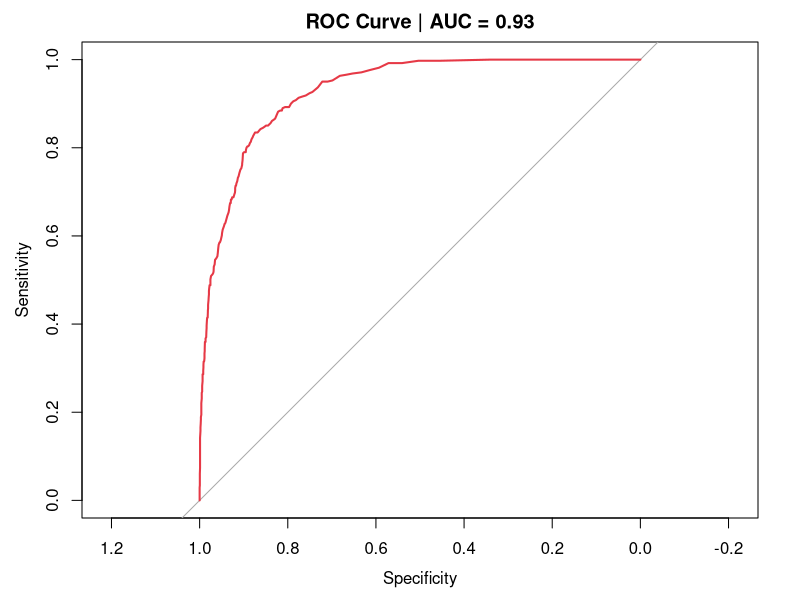
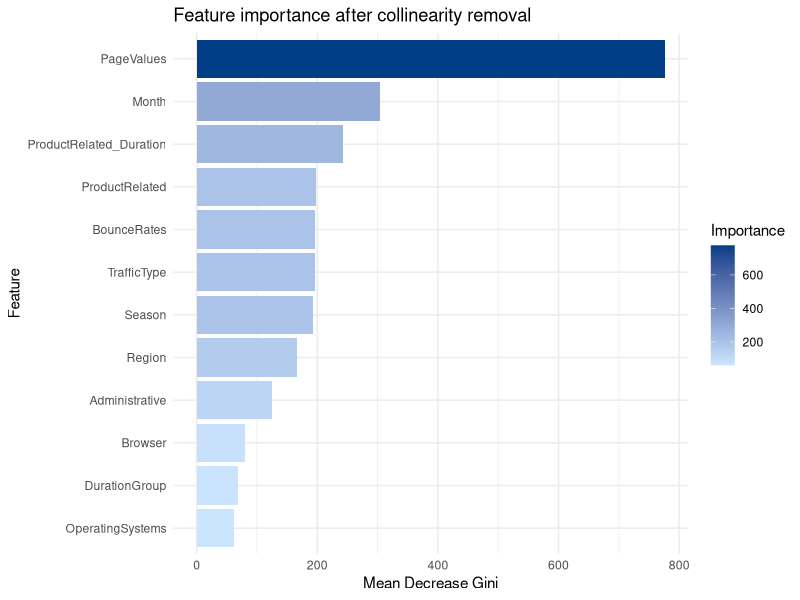

Generate these figures, in order, with R: (Note: this script raises an error after producing the figures.)
library(caret)
library(randomForest)
library(cluster)
library(ggplot2)
library(dplyr)
library(pROC)

df <- read.csv("data/processed_shoppers.csv")
df$Revenue <- as.factor(df$Revenue)

#Step 1: Drop correlated features before training 

cols_to_drop <- c(
  "ExitRates",
  "TotalPages",
  "TotalDuration",
  "SessionScore",
  "EngagementRatio",
  "Administrative_Duration",
  "Informational_Duration"
)

cat("Dropped correlated columns:\n")
print(cols_to_drop)

# Columns retained for modelling
features <- c(
  "Administrative",          
  "Informational",           
  "ProductRelated",          
  "ProductRelated_Duration", 
  "BounceRates",             
  "PageValues",              
  "SpecialDay",
  "Season",                  
  "DurationGroup",           
  "Month",
  "VisitorType",
  "Weekend",
  "OperatingSystems",
  "Browser",
  "Region",
  "TrafficType"
)

cat("\nFeatures used for training:", length(features), "\n")
print(features)

#Step 2: Encode factors
factor_cols <- c("Month", "VisitorType", "Weekend", "Season", "DurationGroup",
                 "OperatingSystems", "Browser", "Region", "TrafficType")

df[factor_cols] <- lapply(df[factor_cols], as.factor)

#Step 3: Train / test split 
set.seed(42)
split <- createDataPartition(df$Revenue, p = 0.8, list = FALSE)
train <- df[split, ]
test  <- df[-split, ]

cat(sprintf("\nTrain: %d rows | Test: %d rows\n", nrow(train), nrow(test)))
cat("Class balance (train):\n")
print(prop.table(table(train$Revenue)) * 100)

# MODEL 1: Random Forest — clean feature set, no correlated predictors
rf_model <- randomForest(
  x         = train[, features],
  y         = train$Revenue,
  ntree     = 200,
  mtry      = 4,               
  importance = TRUE,
  classwt   = c("FALSE" = 1, "TRUE" = 5)   # handle class imbalance (~84/16 split)
)

print(rf_model)

#Evaluation
rf_preds <- predict(rf_model, test[, features])
rf_probs <- predict(rf_model, test[, features], type = "prob")[, "TRUE"]

cm <- confusionMatrix(rf_preds, test$Revenue, positive = "TRUE")
cat("\n=== Random Forest Results (after collinearity removal) ===\n")
cat("Accuracy :", round(cm$overall["Accuracy"],  4), "\n")
cat("Precision:", round(cm$byClass["Precision"], 4), "\n")
cat("Recall   :", round(cm$byClass["Recall"],    4), "\n")
cat("F1 Score :", round(cm$byClass["F1"],        4), "\n")

# ROC + AUC
roc_obj <- roc(test$Revenue, rf_probs, levels = c("FALSE", "TRUE"))
cat("AUC      :", round(auc(roc_obj), 4), "\n")

png("outputs/plots/roc_curve.png", width = 700, height = 500)
plot(roc_obj, col = "#e63946", lwd = 2,
     main = paste("ROC Curve | AUC =", round(auc(roc_obj), 3)))
dev.off()

# Feature importance plot (clean — only retained features)
imp_df <- data.frame(
  Feature    = rownames(importance(rf_model)),
  Importance = importance(rf_model)[, "MeanDecreaseGini"]
) %>%
  arrange(desc(Importance)) %>%
  head(12)

p_imp <- ggplot(imp_df, aes(x = reorder(Feature, Importance),
                            y = Importance, fill = Importance)) +
  geom_col() +
  scale_fill_gradient(low = "#cce5ff", high = "#003f88") +
  coord_flip() +
  theme_minimal() +
  labs(title = "Feature importance after collinearity removal",
       x = "Feature", y = "Mean Decrease Gini")
ggsave("outputs/plots/feature_importance.png", p_imp, width = 9, height = 6)

# Save predictions
test$Predicted_Revenue    <- rf_preds
test$Purchase_Probability <- rf_probs
write.csv(test, "outputs/model_results/rf_predictions.csv", row.names = FALSE)
write.csv(test, "docker/rf_predictions.csv", row.names = FALSE)
cat("\nModelling complete. All outputs saved.\n")
